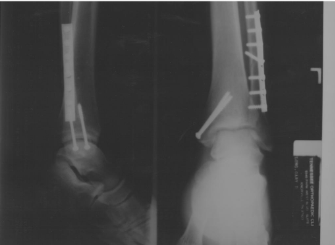
#> input picture OpenCV/Image/leg.png, 335 x 245 px, found by its file name
$ python rotation.py
#> lines starting #> are read from the running program, lines starting #| are printed output that depends on the picture
import numpy as np
import cv2

# Read the image
image = cv2.imread(r"C:\Users\aryan\OneDrive - st.niituniversity.in\DIP\28-Aug\leg.png")
#> image is the input picture: shape (245, 335, 3); min 42, max 249, mean 71.4

# Get the rotation angle
rotation_angle = int(input("Enter rotation angle (90, 180): "))
#> the answer given: 3

# Create the rotation matrix
rotation_matrix = cv2.getRotationMatrix2D((image.shape[1] // 2, image.shape[0] // 2), rotation_angle, 1)

# Rotate the image
rotated_image = cv2.warpAffine(image, rotation_matrix, (image.shape[1], image.shape[0]))
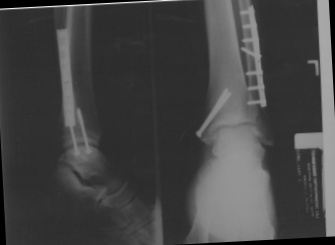
#> rotated_image: shape (245, 335, 3); min 0, max 242, mean 68.9

# Display the rotated image
cv2.imshow("Rotated Image", rotated_image)
cv2.waitKey(0)
cv2.destroyAllWindows()
